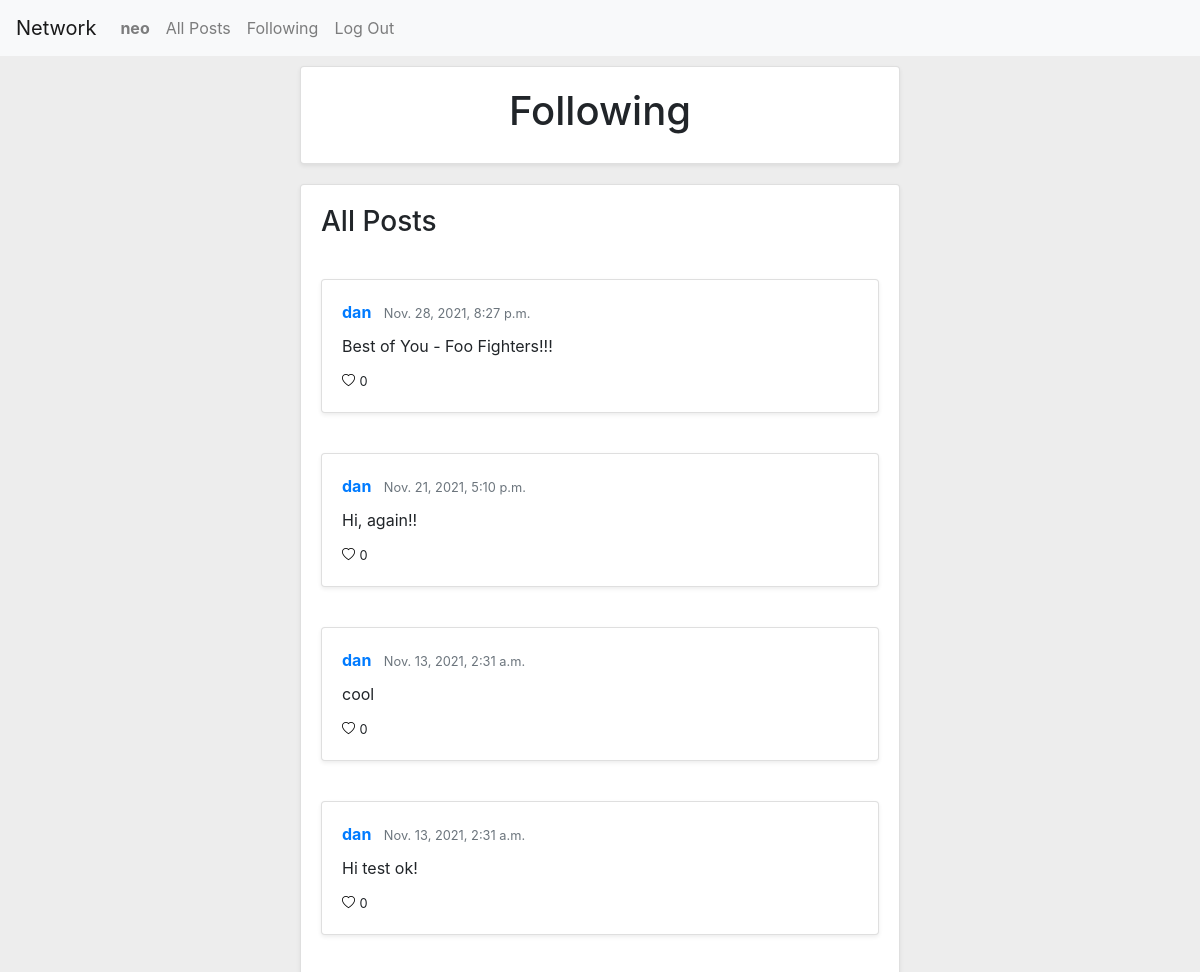
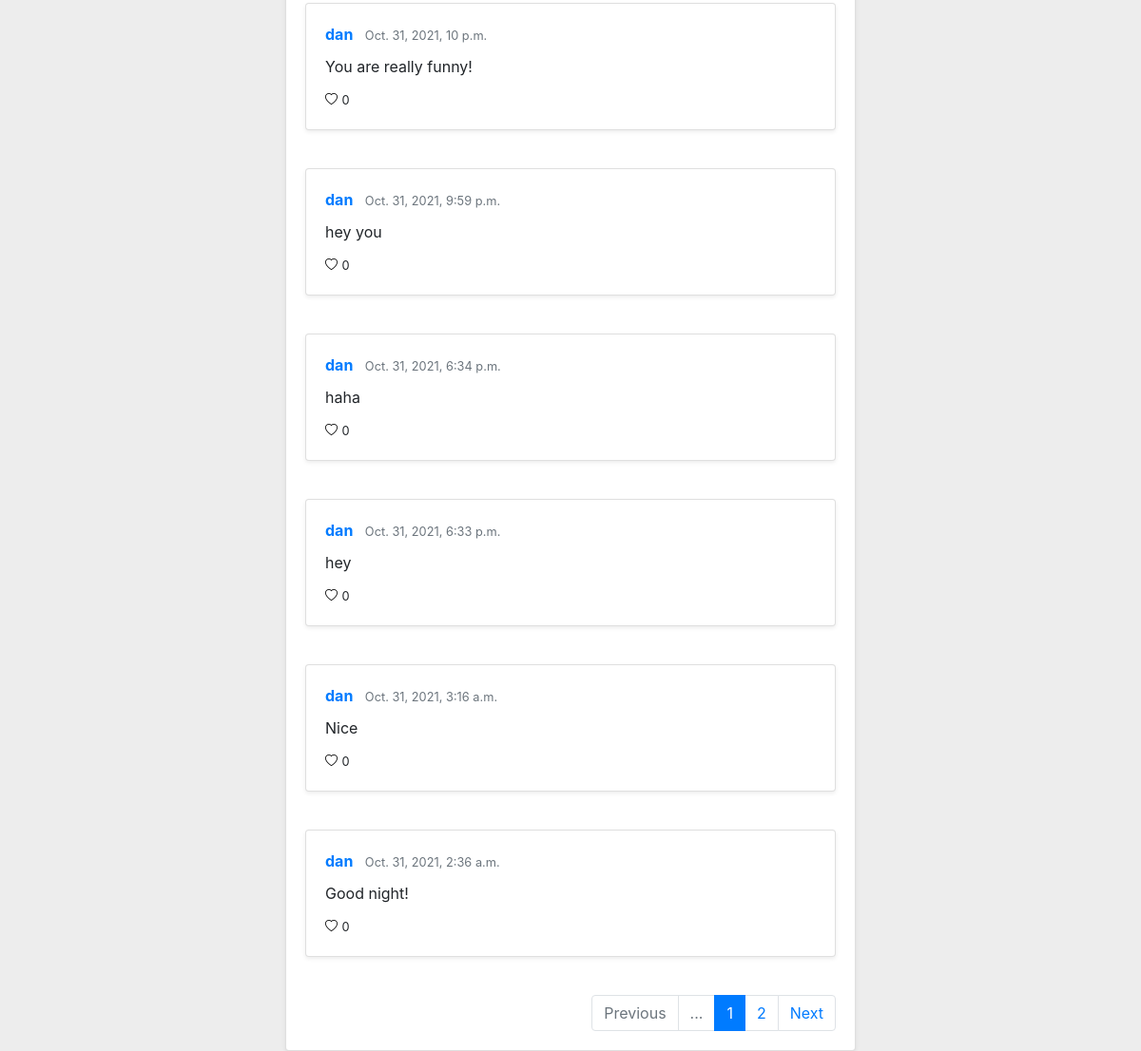
The page /following (signed in) on the database its author committed (2 pictures, top to bottom).
### network/models.py (models this page shows, shortened)
class User(AbstractUser):
    pass

class Post(models.Model):
    author = models.ForeignKey(User, on_delete=models.CASCADE, related_name="post_author")
    content = models.CharField(max_length=1000)
    timestamp = models.DateTimeField(auto_now_add=True)
    liked_by = models.ManyToManyField(User, blank=True, related_name="likes")
    def likes(self):
        return self.liked_by.all().count()

### network/views.py (the view)
# urls.py: path("following", views.following, name="following"),
@login_required(login_url='/login')
def following(request):
    follow = Follow.objects.filter(follower=request.user)
    list_followed = []
    for f in follow:
        list_followed.append(f.followed)
    posts = Post.objects.filter(author__in=list_followed)
    posts = posts.order_by("-timestamp").all()
    paginator = Paginator(posts, 10) # Show 25 contacts per page.
    page_number = request.GET.get('page')
    page_posts = paginator.get_page(page_number)
    return render(request, "network/following.html", {
        "posts": page_posts
    })

### network/templates/network/following.html (shortened to what this page needs)
{% extends "network/layout.html" %}
{% block body %}
    <div id="main">
        <div class="card shadow-sm divcard">
            <div class="profile">
                <h1>Following</h1>
            </div>
        </div>
        <div id="allposts" class="card shadow-sm divcard">
            <h3 class='post'>All Posts</h3>
            {% for post in posts %}
                <div class="post">
                    <div class="card shadow-sm divcard">
                        <div class="card-body">
                            <a href="/user/{{ post.author }}" class="card-title"><strong>{{ post.author }}</strong></a>
                            <small class="pl-2 text-muted">{{ post.timestamp }}</small>
                            <div class="card-text content" id="post_{{ post.id }}">{{ post.content }}</div>
                            <div>
                                {% if user.is_authenticated %}
                                    {% if user in post.liked_by.all %}
                                        <a onclick="like({{ post.id }})" href="javascript:void(0);" style="color:black;"><i id="heartpost_{{ post.id }}" class="bi bi-heart-fill" style="font-size: 13px;"></i></a>
                                    {% else %}
                                        <a onclick="like({{ post.id }})" href="javascript:void(0);" style="color:black;"><i id="heartpost_{{ post.id }}" class="bi bi-heart" style="font-size: 13px;"></i></a>
                                    {% endif %}
                                {% else %}
                                    <i class="bi bi-heart" style="font-size: 13px;"></i>
                                {% endif %}
                                <small><spam id="likespost_{{ post.id }}">{{ post.likes }}</spam></small>
                            </div>
                        </div>
                    </div>
                </div>
            {% endfor %}
            <nav aria-label="pagination">
              <ul class="pagination justify-content-end post">
                {% if posts.has_previous %}
                    <li class="page-item">
                        <a class="page-link" href="?page={{ posts.previous_page_number }}">Previous</a>
                    </li>
                    <li class="page-item"><a class="page-link" href="?page={{ posts.previous_page_number }}">{{ posts.previous_page_number }}</a></li>
                {% else %}
                    <li class="page-item disabled">
                        <span class="page-link">Previous</span>
                    </li>
                    <li class="page-item disabled">
                        <span class="page-link">...</span>
                    </li>
                {% endif %}
                <li class="page-item active" aria-current="page">
                  <span class="page-link">{{ posts.number }}<span class="sr-only">(current)</span></span>
                </li>
                {% if posts.has_next %}
                    <li class="page-item"><a class="page-link" href="?page={{ posts.next_page_number }}">{{ posts.next_page_number }}</a></li>
                    <li class="page-item">
                      <a class="page-link" href="?page={{ posts.next_page_number }}">Next</a>
                    </li>
                {% endif %}
              </ul>
            </nav>
        </div>
    </div>
{% endblock %}

### network/templates/network/layout.html (shortened to what this page needs)
{% load static %}
<!DOCTYPE html>
<html lang="en">
    <head>
        <link rel="stylesheet" href="https://stackpath.bootstrapcdn.com/bootstrap/4.4.1/css/bootstrap.min.css">
        <link href="{% static 'network/styles.css' %}" rel="stylesheet">
        <link rel="stylesheet" href="https://cdn.jsdelivr.net/npm/bootstrap-icons@1.7.0/font/bootstrap-icons.css">
    </head>
    <body>
        <nav class="navbar navbar-expand-lg navbar-light bg-light">
            <a class="navbar-brand" href="{% url 'index' %}">Network</a>
            <div>
              <ul class="navbar-nav mr-auto">
                {% if user.is_authenticated %}
                    <li class="nav-item">
                        <a class="nav-link" href="/user/{{ user.username }}"><strong>{{ user.username }}</strong></a>
                    </li>
                {% endif %}
                    <li class="nav-item">
                      <a class="nav-link" href="{% url 'index' %}">All Posts</a>
                    </li>
                {% if user.is_authenticated %}
                    <li class="nav-item">
                        <a class="nav-link" href="{% url 'following' %}">Following</a>
                    </li>
                    <li class="nav-item">
                        <a class="nav-link" href="{% url 'logout' %}">Log Out</a>
                    </li>
                {% endif %}
              </ul>
            </div>
          </nav>
        <div class="body">
            {% block body %}
            {% endblock %}
        </div>
    </body>
</html>

### network/static/network/styles.css (style rules this page uses)
body { background-color: #ededed; }
#main { margin: auto; width: 50%; padding-top: 10px; }
.post { margin: 20px; }
#allposts { margin-top: 20px; }
.profile { margin: 20px; text-align: center; }
.content { padding: 10px 0 10px 0; }

### rows shown on the page
User: username "neo"
Post: author "dan", timestamp "Nov. 28, 2021, 8:27 p.m.", content "Best of You - Foo Fighters!!!", likes "0"
Post: author "dan", timestamp "Nov. 21, 2021, 5:10 p.m.", content "Hi, again!!", likes "0"
Post: author "dan", timestamp "Nov. 13, 2021, 2:31 a.m.", content "cool", likes "0"
Post: author "dan", timestamp "Nov. 13, 2021, 2:31 a.m.", content "Hi test ok!", likes "0"
Post: author "dan", timestamp "Oct. 31, 2021, 10 p.m.", content "You are really funny!", likes "0"
Post: author "dan", timestamp "Oct. 31, 2021, 9:59 p.m.", content "hey you", likes "0"
Post: author "dan", timestamp "Oct. 31, 2021, 6:34 p.m.", content "haha", likes "0"
Post: author "dan", timestamp "Oct. 31, 2021, 6:33 p.m.", content "hey", likes "0"
Post: author "dan", timestamp "Oct. 31, 2021, 3:16 a.m.", content "Nice", likes "0"
Post: author "dan", timestamp "Oct. 31, 2021, 2:36 a.m.", content "Good night!", likes "0"

### other values the page prints
{{ posts.number }} "1"
{{ posts.next_page_number }} "2"
